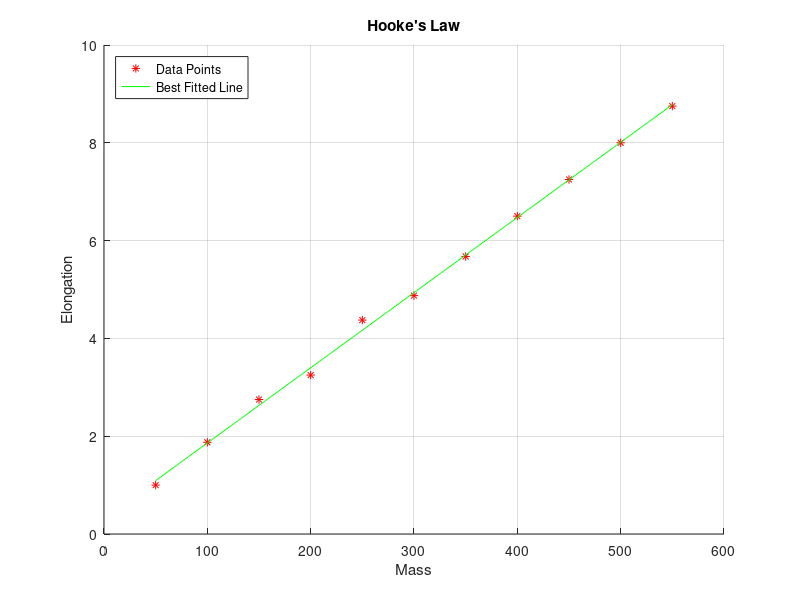

This figure's MATLAB source: (Note: this script raises an error after producing the figure.)
# Command to Clear Command History
history -c

# Command to Clear Workspace with All Variables and Loaded Packages
clear all

# Command to Clear Command Window
clc

# ==========================
# Polyfit & Polyval Commands
# ==========================

# Vector For X and Y Variables
x = (50:50:550);
y = [1.000 1.875 2.750 3.250 4.375 4.875 5.675 6.500 7.250 8.000 8.750];

# Best Fitted Line Data
f = polyfit(x, y, 1);           % Gives M and C of The Linear Graph
n = linspace(50, 550, 500);     % Calculate New Predicted Y Values For X For Best Fitted Line
m = polyval(f, n); %

# Plot the Graph
figure(1);
hold on;
plot(x, y, '*r');
xlabel('Mass');
ylabel('Elongation');
title("Hooke's Law");
plot(n, m, '-g');
legend('Data Points', 'Best Fitted Line', 'Location', 'NorthWest'); % Should be at last after the plot commands
hold off;
grid on;

# Extra Limit Function
pkg load symbolic;
syms x
f = limit(log(x)^2/x, inf)
